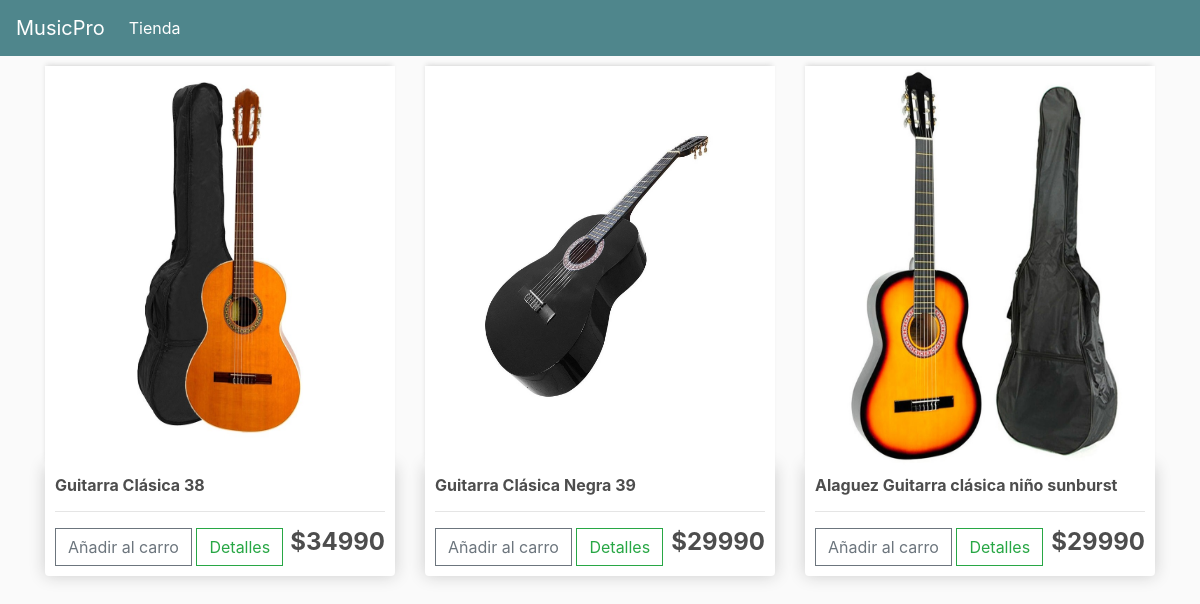
/store/, run on the app's committed database.
### TiendaMPRO/models.py (models this page shows, shortened)
class Producto(models.Model):
    nom_prod = models.CharField(validators=[MinLengthValidator(3)], max_length=40,verbose_name="Nombre de Producto")
    tipo_prod = models.ForeignKey(TipoProducto, on_delete=models.CASCADE)
    descripcion = models.TextField(max_length=1500,null=True,blank=True)
    precio = models.FloatField(default=0.0)
    imagen = models.ImageField(upload_to="images/producto",null=True,blank=True)
    @property
    def imageURL(self):
        try:
            url = self.imagen.url
        except:
            url = ''
        return url

### TiendaMPRO/views.py (the view)
# urls.py: path('store/', views.store, name='store'),
def store(request):
    if request.user.is_authenticated:
        customer = request.user.customer
        order, created = OrdenDeCompra.objects.get_or_create(customer=customer, complete=False)
        items = order.productopedido_set.all()
        itemsCarrito = order.get_carro_productos
    else:
        items = []
        order= {'get_total_carro': 0, 'get_carro_productos': 0}
        itemsCarrito = order['get_carro_productos']
    productos = Producto.objects.all()
    context ={'productos' : productos, 'itemsCarrito' : itemsCarrito}
    return render(request, 'TiendaMPRO/store.html', context)

### TiendaMPRO/templates/TiendaMPRO/store.html
{% extends 'TiendaMPRO/main.html' %}
{% load static %}
{% block content %}
<div class="row">
	{% for producto in productos %}
	<div class="col-lg-4">
        <img class="thumbnail" src="{{producto.imageURL}}">
		<div class="box-element product">
            <h6>
                <strong>{{producto.nom_prod}}</strong>
            </h6>
                <hr>
                <button data-product={{producto.id}} data-action="agregar" class="btn btn-outline-secondary add-btn update-cart">Añadir al carro</button>
		        <a class="btn btn-outline-success" href="#">Detalles</a>
		        <h4 style="display: inline-block; float: right"><strong>${{producto.precio|floatformat:0}}</strong></h4>
		</div>
	</div>
	{% endfor %}
</div>
{% endblock %}

### TiendaMPRO/static/css/main.css (style rules this page uses)
body { background-color: hsl(0, 0%, 98%); }
h1,h2,h3,h4,h5,h6 { color:hsl(0, 0%, 30%); }
.box-element { box-shadow:hsl(0, 0%, 80%) 0 0 16px; background-color: #fff; border-radius: 4px; padding: 10px; }
.thumbnail { width: 100%; height: 400px; -webkit-box-shadow: -1px -3px 5px -2px rgba(214,214,214,1); -moz-box-shadow: -1px -3px 5px -2px rgba(214,214,214,1); box-shadow: -1px -3px 5px -2px rgba(214,214,214,1); }
.product { border-radius: 0 0 4px 4px; }
.col-lg-4, .col-lg-6, .col-lg-8, .col-lg-12 { margin-top: 10px; }
.btn { border-radius: 0; }

### data on the page
Producto: imageURL (picture), nom_prod "Guitarra Clásica 38", precio "34990"
Producto: imageURL (picture), nom_prod "Guitarra Clásica Negra 39", precio "29990"
Producto: imageURL (picture), nom_prod "Alaguez Guitarra clásica niño sunburst", precio "29990"
